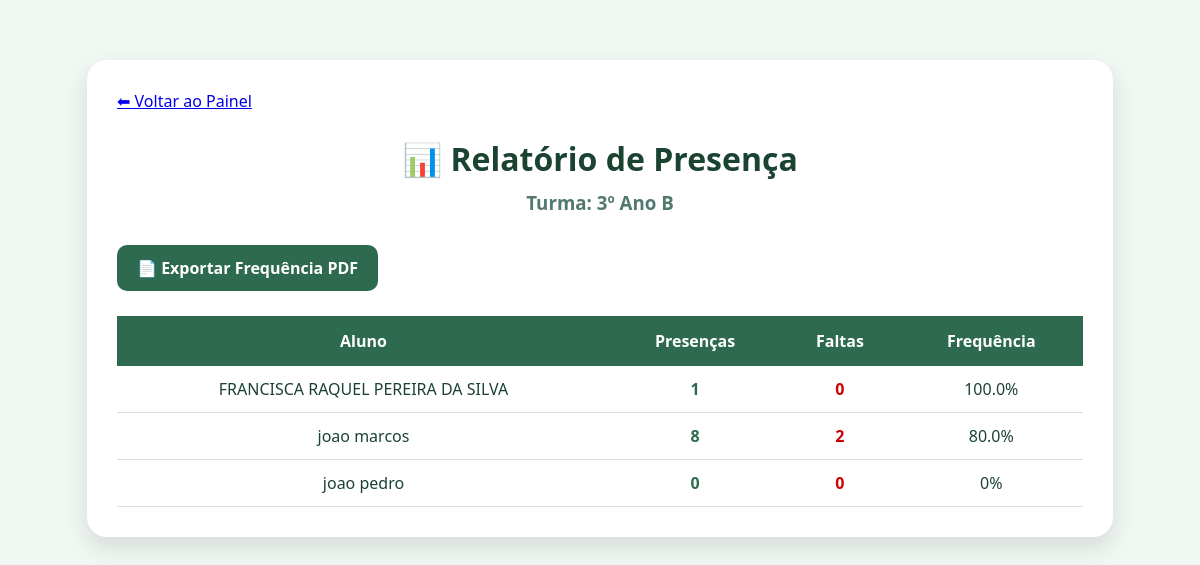
/relatorio (signed in), run on the app's committed database.
### tables this page shows
CREATE TABLE alunos(
    id INTEGER PRIMARY KEY AUTOINCREMENT,
    nome TEXT NOT NULL,
    turma_id INTEGER,
    foto TEXT,
    responsavel TEXT,
    telefone TEXT,
    email TEXT,
    FOREIGN KEY(turma_id) REFERENCES turmas(id)
);

### app.py (the view)
@app.route("/relatorio")
def relatorio():
    turma = session.get("turma")
    banco = conectar()
    cursor = banco.cursor()
    cursor.execute("""

    SELECT

        alunos.nome,

        SUM(
            CASE
                WHEN presencas.status = 'Presente'
                THEN 1
                ELSE 0
            END
        ) AS presentes,


        SUM(
            CASE
                WHEN presencas.status = 'Falta'
                THEN 1
                ELSE 0
            END
        ) AS faltas


    FROM alunos


    LEFT JOIN presencas

    ON alunos.id = presencas.aluno_id


    INNER JOIN turmas

    ON alunos.turma_id = turmas.id


    WHERE turmas.nome = ?


    GROUP BY alunos.id


    ORDER BY alunos.nome


    """,
    (turma,))
    alunos = cursor.fetchall()
    banco.close()
    return render_template(
        "relatorio.html",
        alunos=alunos,
        turma=turma
    )

### app.py (called while the page is built)
def conectar():
    caminho_banco = os.path.join(BASE_DIR, "instance", "banco.db")
    return sqlite3.connect(caminho_banco)

### templates/relatorio.html (shortened to what this page needs)
<!DOCTYPE html>
<html lang="pt-BR">
<head>
<link rel="stylesheet" href="{{ url_for('static', filename='css/style.css') }}">
</head>
<body>
<div class="page-content">
<div class="relatorio-container">
<a href="/inicio" class="btn-voltar">
⬅ Voltar ao Painel
</a>
<h1>
📊 Relatório de Presença
</h1>
<h3>
Turma: {{ turma }}
</h3>
<a href="/exportar_frequencia_pdf" class="btn-pdf">
📄 Exportar Frequência PDF
</a>
<table class="tabela-relatorio">
<thead>
<tr>
<th>
Aluno
</th>
<th>
Presenças
</th>
<th>
Faltas
</th>
<th>
Frequência
</th>
</tr>
</thead>
<tbody>
{% for aluno in alunos %}
<tr>
<td>
{{ aluno[0] }}
</td>
<td class="presenca">
{{ aluno[1] }}
</td>
<td class="falta">
{{ aluno[2] }}
</td>
<td>
{% if aluno[1] or aluno[2] %}
{{ ((aluno[1] / (aluno[1] + aluno[2])) * 100) | round(1) }}%
{% else %}
0%
{% endif %}
</td>
</tr>
{% endfor %}
</tbody>
</table>
</div>
</div>
</body>
</html>

### static/css/style.css (style rules this page uses)
* { margin:0; padding:0; box-sizing:border-box; font-family:'Segoe UI', Arial, sans-serif; }
body { background:#f1f8f4; color:#1b4332; min-height:100vh; display:flex; flex-direction:column; }
.page-content { width:90%; max-width:1100px; margin:30px auto; flex:1; }
.relatorio-container { width:95%; max-width:1200px; margin:30px auto; background:white; padding:30px; border-radius:20px; box-shadow:0 10px 25px rgba(0,0,0,.12); }
.relatorio-container h1 { text-align:center; color:#1b4332; margin:25px 0 10px; }
.relatorio-container h3 { text-align:center; color:#52796f; margin-bottom:30px; }
.btn-pdf { display:inline-block; background:#2d6a4f; color:white; text-decoration:none; padding:12px 20px; border-radius:10px; font-weight:bold; margin-bottom:25px; }
.tabela-relatorio { width:100%; border-collapse:collapse; }
.tabela-relatorio th { background:#2d6a4f; color:white; padding:14px; }
.tabela-relatorio td { padding:12px; text-align:center; border-bottom:1px solid #ddd; }
.presenca { color:#2d6a4f; font-weight:bold; }
.falta { color:#d00000; font-weight:bold; }

### data on the page
alunos: nome "FRANCISCA RAQUEL PEREIRA DA SILVA", turma "1", aluno "0", value "100.0"
alunos: nome "joao marcos", aluno "8", aluno "2", value "80.0"
alunos: nome "joao pedro", aluno "0", shows "0%"

### other printed values
{{ turma }} "3º Ano B"
